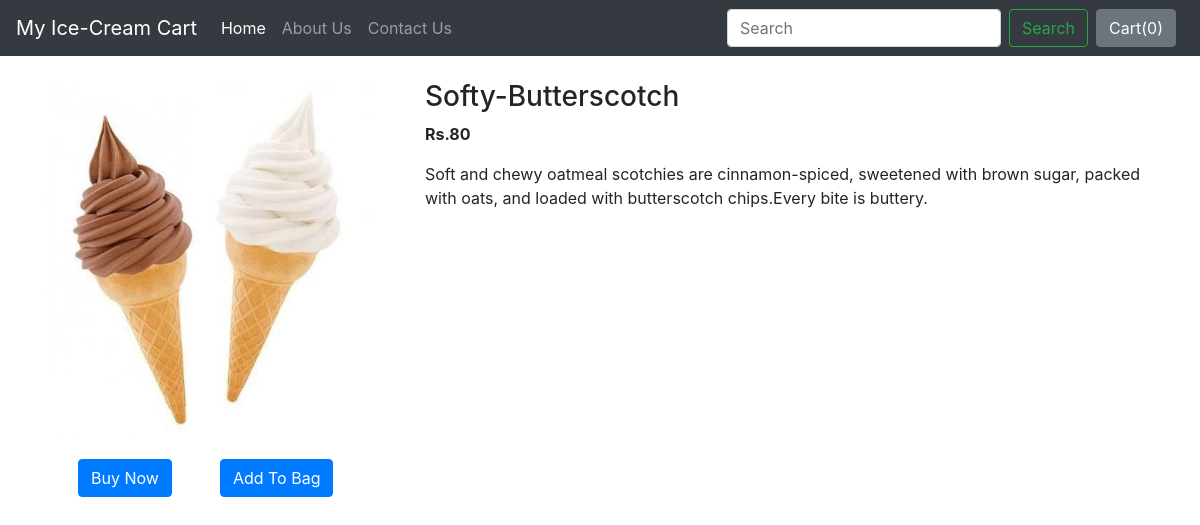
The app's page /shop/products/7 with its own data.
### shop/models.py (models this page shows)
class Product(models.Model):
    product_id = models.AutoField
    product_name = models.CharField(max_length=50)
    flavour = models.CharField(max_length=50, default="")
    price = models.IntegerField(default=0)
    description = models.CharField(max_length=800)
    date = models.DateField()
    image = models.ImageField(upload_to="shop/images", default="")
    def __str__(self):
        return self.product_name

### shop/views.py (the view)
# urls.py: path("products/<int:myid>", views.productView , name="ProductView"),
def productView(request, myid):
    product = Product.objects.filter(id=myid)
    print(product)
    return render(request,'shop/prodview.html',{'product':product[0]})

### shop/templates/shop/prodview.html (shortened to what this page needs)
{% extends 'shop/basic.html' %}
{% block body %}
<div class="container my-4">
    <div class="row">
    <div class="col-md-4">
    <div class="row">
        <img src="/media/{{product.image}}" widrh="255px" height="355px">
    </div>
        <div class="row">
        <button class="btn btn-primary mx-5 my-4">Buy Now</button>
        <button class="btn btn-primary my-4">Add To Bag</button>
        </div>
    </div>
    <div class="col-md-8">
    <h3>{{product.product_name}}-{{product.flavour}}</h3>
    <p><b>Rs.{{product.price}}</b></p>
    <p>{{product.description}}</p>
    </div>
</div>
{% endblock body %}

### records on screen
Product: image (picture), product_name "Softy", flavour "Butterscotch", price "80", description "Soft and chewy oatmeal scotchies are cinnamon-spiced, sweetened with brown sugar, packed with oats, and loaded with butterscotch chips.Every bite is buttery."
